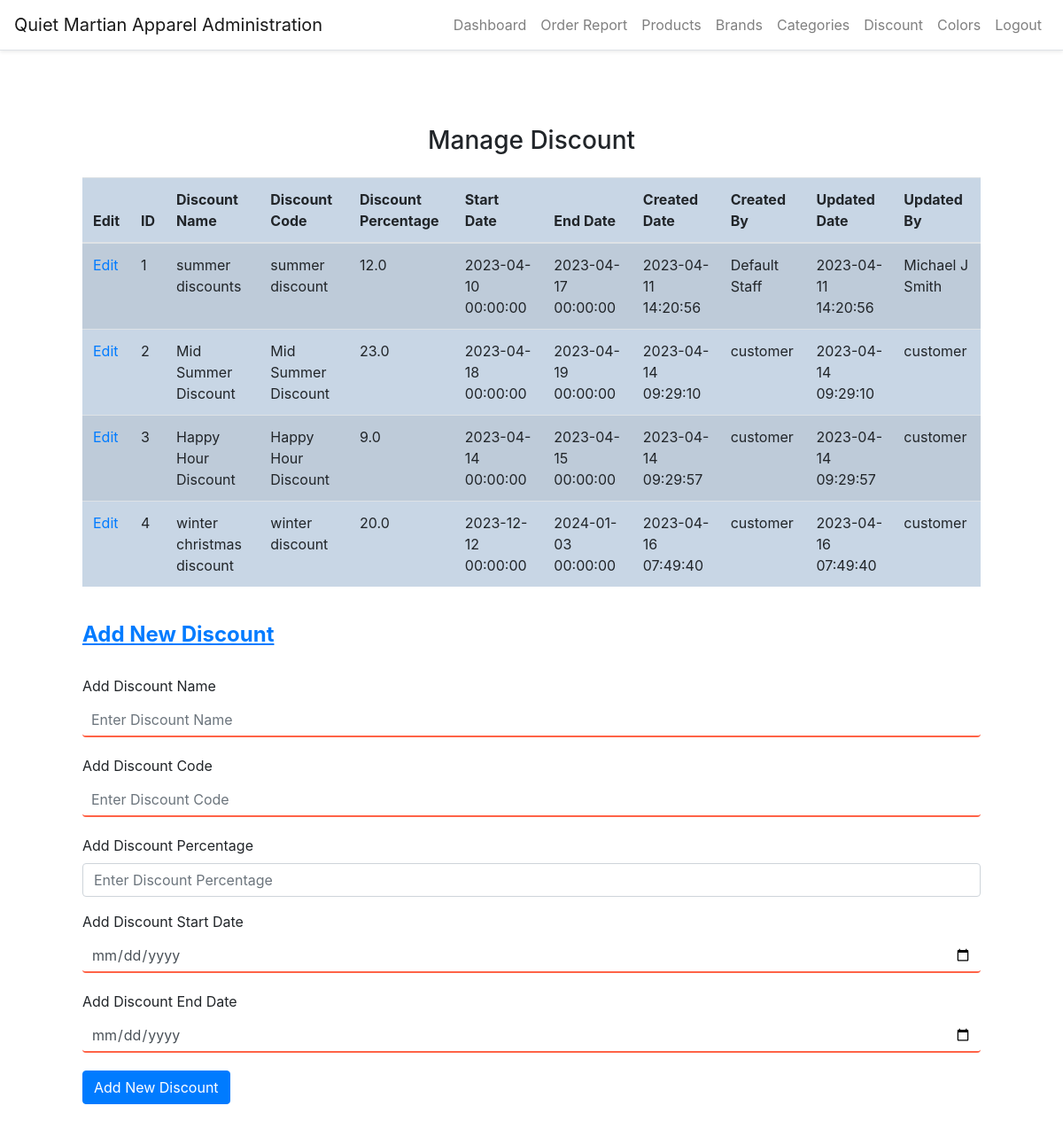
/manage-discount (signed in), run on the app's committed database.
### website/models.py (models this page shows)
class Discount(db.Model,UserMixin):
    id = db.Column(db.Integer, primary_key=True)
    name = db.Column(db.String(150))
    discount_code = db.Column(db.String(150), unique=True)
    percentage = db.Column(db.Float)
    start_date = db.Column(db.DateTime)
    end_date = db.Column(db.DateTime)
    created_date = db.Column(db.DateTime, default=func.now())
    created_by = db.Column(db.Integer)
    updated_date = db.Column(db.DateTime, default=func.now())
    updated_by = db.Column(db.Integer)
    products = db.relationship('Product')

### website/auth.py (the view, shortened to what this page needs)
@auth.route('/manage-discount', methods=['GET', 'POST'])
@login_required
def manage_discount():
    d = Discount.query.all()
    discounts = d
    return render_template("staff/discount.html", discounts=discounts, user=current_user)

### website/templates/staff/discount.html (shortened to what this page needs)
<!DOCTYPE html>
{% extends "staff/layout.html" %}
{% block main %}
<head>
<link rel="stylesheet" href="static/style.css">
</head>
<body>
<div class="container">
    <h3 class="my-4 text-center">Manage Discount</h3>
<table class="table table-striped" style="background-color: #c8d6e5">
        <thead >
            <tr>
                <th>Edit</th>
                <th>ID</th>
                <th>Discount Name</th>
                <th>Discount Code</th>
                <th>Discount Percentage</th>
                <th>Start Date</th>
                <th>End Date</th>
                <th>Created Date</th>
                <th>Created By</th>
                <th>Updated Date</th>
                <th>Updated By</th>
            </tr>
        </thead>
        <tbody>
            {% for discount in discounts %}
            <tr>
                <td><a href="{{ url_for('auth.edit_discount', discount_id=discount.id) }}">Edit</a></td>
                <td>{{ discount.id }}</td>
                <td>{{ discount.name }}</td>
                <td>{{ discount.discount_code }}</td>
                <td>{{ discount.percentage }}</td>
                <td>{{ discount.start_date }}</td>
                <td>{{ discount.end_date }}</td>
                <td>{{ discount.created_date }}</td>
                <td>{{ discount.created_by }}</td>
                <td>{{ discount.updated_date }}</td>
                <td>{{ discount.updated_by }}</td>
            </tr>
            {% endfor %}
        </tbody>
    </table>
    <br>
    <form method="POST">
        <div class="form-group" id="newdiscount">
            <h4><a href="#newdiscount"><strong><u>Add New Discount</u></strong></a></h4>
            <br>
            <label for="name">Add Discount Name</label>
            <input type="text" class="form-control" id="name" name="name" placeholder="Enter Discount Name"
                required>
        </div>
        <div class="form-group">
            <label for="code">Add Discount Code</label>
            <input type="text" class="form-control" id="code" name="code" placeholder="Enter Discount Code"
                required>
        </div>
        <div class="form-group">
            <label for="percentage">Add Discount Percentage</label>
            <input type="number" class="form-control" id="percentage" name="percentage" placeholder="Enter Discount Percentage"
                required>
        </div>
        <div class="form-group">
            <label for="start_date">Add Discount Start Date</label>
            <input type="date" class="form-control" id="start_date" name="start_date" placeholder="Enter Discount Start Date"
                required>
        </div>
        <div class="form-group">
            <label for="end_date">Add Discount End Date</label>
            <input type="date" class="form-control" id="end_date" name="end_date" placeholder="Enter Discount End Date"
                required>
        </div>
        <button type="submit" class="btn btn-primary mb-3">Add New Discount</button>
    </form>
</div>
</body>
{% endblock %}

### website/static/style.css (style rules this page uses)
html { scroll-behavior: smooth; }
input[type="text"], input[type="password"], input[type="email"], input[type="date"], select { width: 100%; padding: 10px; margin-bottom: 20px; font-size: 16px; border: none; border-bottom: 2px solid #ff6347; }

### data on the page
Discount: id "1", name "summer discounts", discount_code "summer discount", percentage "12.0", start_date "2023-04-10 00:00:00", end_date "2023-04-17 00:00:00", created_date "2023-04-11 14:20:56", created_by "Default Staff", updated_date "2023-04-11 14:20:56", updated_by "Michael J Smith"
Discount: id "2", name "Mid Summer Discount", discount_code "Mid Summer Discount", percentage "23.0", start_date "2023-04-18 00:00:00", end_date "2023-04-19 00:00:00", created_date "2023-04-14 09:29:10", created_by "customer", updated_date "2023-04-14 09:29:10", updated_by "customer"
Discount: id "3", name "Happy Hour Discount", discount_code "Happy Hour Discount", percentage "9.0", start_date "2023-04-14 00:00:00", end_date "2023-04-15 00:00:00", created_date "2023-04-14 09:29:57", created_by "customer", updated_date "2023-04-14 09:29:57", updated_by "customer"
Discount: id "4", name "winter christmas discount", discount_code "winter discount", percentage "20.0", start_date "2023-12-12 00:00:00", end_date "2024-01-03 00:00:00", created_date "2023-04-16 07:49:40", created_by "customer", updated_date "2023-04-16 07:49:40", updated_by "customer"
